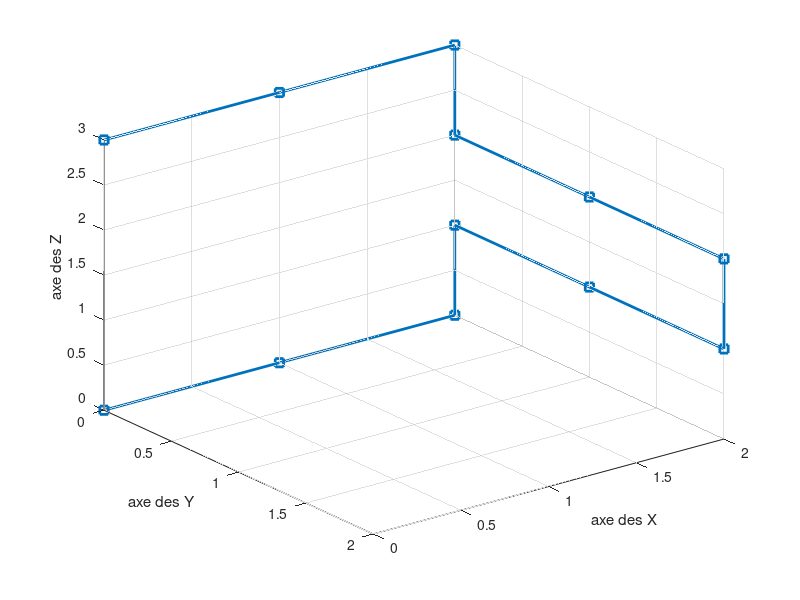

Recreate this plot in MATLAB.
x = [0 1 2 2 2 2 2 2 2 2 1 0];
y = [0 0 0 0 1 2 2 1 0 0 0 0];
z = [0 0 0 1 1 1 2 2 2 3 3 3];
close all;
plot3(x,y,z,'-s','linewidth',2);
axis ij
grid;
xlabel('axe des X');
ylabel('axe des Y');
zlabel('axe des Z');
